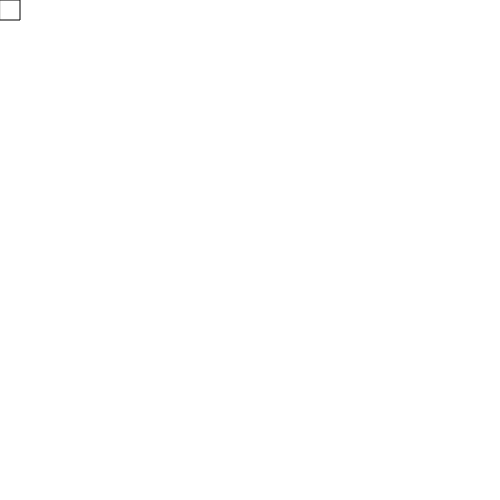
Frame 1 (no input)
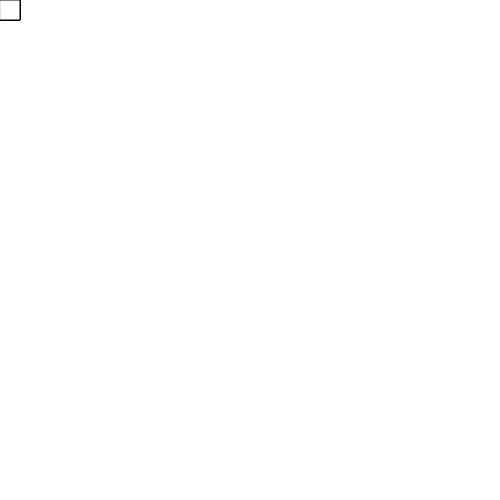
Frame 60 (no input)
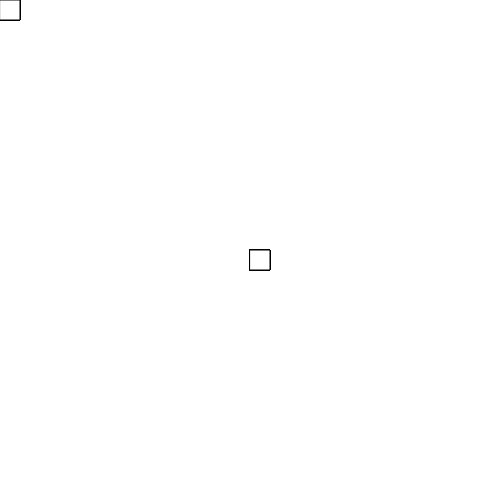
Frame 120 (the mouse pressed at the canvas centre since frame 60)

The p5.js sketch that drew these frames (run headless with seeded random() and noise() and a simulated clock; from frame 60 on, the mouse is pressed at the canvas centre):

// p5.js sketch
// ── sketch.js
function setup() {
  // put setup code here
  createCanvas(500, 500);
}

function draw() {
  // put drawing code here

  rect(mouseX, mouseY, 20, 20) ;
}
